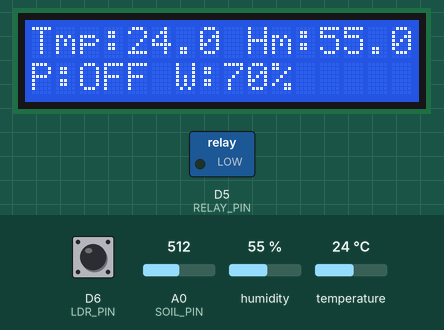
Recording of a sketch running on a simulated ESP8266 (NodeMCU). Shown: 16×2 character LCD, switched loads named in the sketch (green lamp = pin HIGH). Inputs (shaded band) come from the test bench; at power-on: A0 (SOIL_PIN) = 512, humidity 55 %, temperature 24 °C, D6 (LDR_PIN) HIGH. WiFi joins after 1.5 s; servers stay silent unless stated; web services answer with replies made up by the test bench; what the sketch prints to the serial monitor is not drawn.

Above: at 6.8 s.
6.9 s: A0 (SOIL_PIN) set to 754
At 8.1 s:
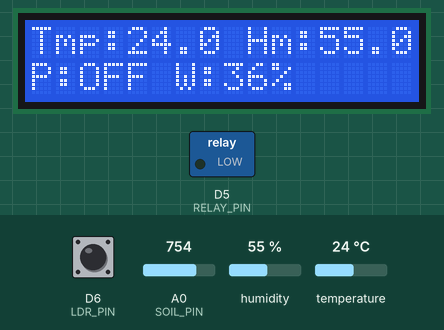
8.4 s: A0 (SOIL_PIN) set to 779
At 8.9 s:
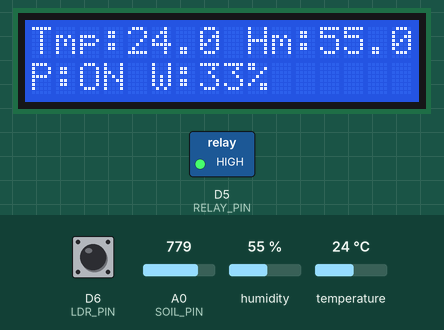
9.9 s: humidity set to 22 %
At 12.8 s:
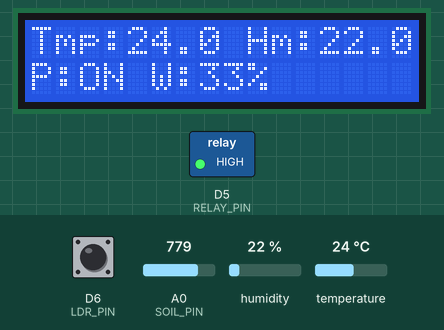
13.2 s: temperature set to 12 °C
At 14.2 s:
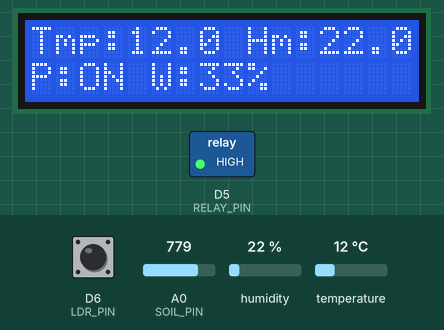
15.2 s: humidity set to 40 %
At 16.7 s:
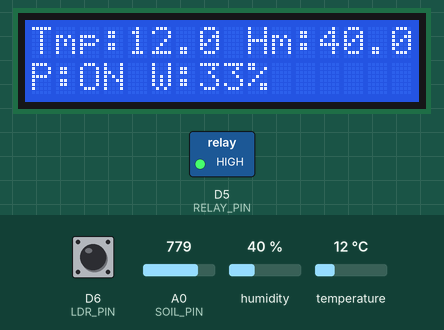
17.3 s: A0 (SOIL_PIN) set to 716
At 18.2 s:
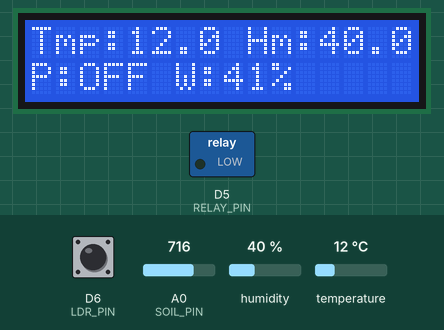
Timing chart, 0 to 19.8 s (numbered marks = the images above; inputs shaded):
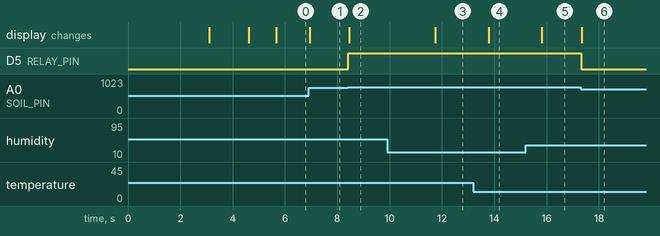

Measured:
- the behaviour switches between 766 and 767 on A0 (SOIL_PIN) (found by bisection; images 1 and 2)
- after the input at 6.9 s, the display: changes after 0.06 s (image 1)
- after the input at 8.4 s, D5 (RELAY_PIN): LOW → HIGH at once; the display: changes after 0.05 s (image 2)
- after the input at 9.9 s, the display: changes after 1.9 s (image 3)
- after the input at 13.2 s, the display: changes after 0.58 s (image 4)
- after the input at 15.2 s, the display: changes after 0.61 s (image 5)
- after the input at 17.3 s, D5 (RELAY_PIN): HIGH → LOW at once; the display: changes after 0.05 s (image 6)

The sketch:

IOT_SYSTEM.ino
```cpp
#include <ESP8266HTTPClient.h>
#include <ESP8266WiFi.h>
#include <ESP8266WebServer.h>
#include <Wire.h>
#include <LiquidCrystal_I2C.h>
#include <DHT.h>

const char* ssid_sta = "SHASHI";
const char* password_sta = "12345678";

const char* ssid = "PLANT_STRESS";
const char* password = "12345678";

ESP8266WebServer server(80);

LiquidCrystal_I2C lcd(0x27, 16, 2);

#define DHTPIN D7
#define DHTTYPE DHT11
DHT dht(DHTPIN, DHTTYPE);

#define SOIL_PIN A0
#define LDR_PIN D6
#define RELAY_PIN D5

float temperature = 0;
float humidity = 0;
int waterRaw = 0;
int waterPercent = 0;
int ldrState = 0;

String plantStatus = "NORMAL";
String ldrStatus = "Dim";
String pumpStatus = "OFF";
void handleRoot();
void handleData();
void setup() {
  Serial.begin(9600);

  pinMode(LDR_PIN, INPUT);
  pinMode(RELAY_PIN, OUTPUT);

  digitalWrite(RELAY_PIN, LOW);

  lcd.init();
  lcd.backlight();

  lcd.setCursor(0, 0);
  lcd.print("IOT PLANT STRESS");
  lcd.setCursor(0, 1);
  lcd.print("MONITORING SYSTM");
  delay(3000);
  lcd.clear();

  dht.begin();

  // 🔥 NEW WIFI CONFIG
  WiFi.mode(WIFI_AP_STA);

  WiFi.softAPConfig(
    IPAddress(192,168,4,1),
    IPAddress(192,168,4,1),
    IPAddress(255,255,255,0)
  );
  WiFi.softAP(ssid, password);

  Serial.print("AP IP: ");
  Serial.println(WiFi.softAPIP());

  WiFi.begin(ssid_sta, password_sta);

  // Serial.print("Connecting to Internet");
  while (WiFi.status() != WL_CONNECTED) {
    delay(500);
    Serial.print(".");
  }

  Serial.println("\nConnected to Internet");
  Serial.print("STA IP: ");
  Serial.println(WiFi.localIP());

  lcd.print("WiFi Started");
  delay(1000);
  lcd.clear();

  server.on("/", handleRoot);
  server.on("/data", handleData);
  server.begin();

  Serial.println("Server Started");
}

void loop() {

  server.handleClient();

  float t = dht.readTemperature();
  float h = dht.readHumidity();

  if (!isnan(t) && !isnan(h)) {
    temperature = t;
    humidity = h;
  }
  waterRaw = analogRead(SOIL_PIN);

  waterPercent = map(waterRaw, 1023, 300, 0, 100);
  waterPercent = constrain(waterPercent, 0, 100);

  ldrState = digitalRead(LDR_PIN);
  ldrStatus = (ldrState == 0) ? "Bright" : "Dim";

  if (waterPercent < 35 || temperature > 40) {
    plantStatus = "STRESS";
  } else {
    plantStatus = "NORMAL";
  }

if (waterPercent < 35) {
  digitalWrite(RELAY_PIN, HIGH);
  pumpStatus = "ON";
} else {
  digitalWrite(RELAY_PIN, LOW);
  pumpStatus = "OFF";
}

  lcd.setCursor(0, 0);
  lcd.print("Tmp:");
  lcd.print(temperature, 1);
  lcd.print(" Hm:");
  lcd.print(humidity, 1);
  lcd.print(" ");

  lcd.setCursor(0, 1);
  lcd.print("P:");
  lcd.print(pumpStatus);
  lcd.print(" W:");
  lcd.print(waterPercent);
  lcd.print("%   ");
  //delay(500);

  static unsigned long lastUpdate = 0;

  if (millis() - lastUpdate > 15000) {  // every 15 sec
    lastUpdate = millis();
    if (WiFi.status() == WL_CONNECTED) {
  WiFiClient client;
  HTTPClient http;

  String url = "http://api.thingspeak.com/update?api_key=KC6WQRM813K0VBLH";
  url += "&field1=" + String(temperature);
  url += "&field2=" + String(humidity);
  url += "&field3=" + String(waterPercent);
  url += "&field4=" + String(ldrState);

  http.begin(client, url);
  int httpCode = http.GET();

  Serial.print("ThingSpeak Response: ");
  Serial.println(httpCode);

  http.end();
}
  }
}

void handleRoot() {

String page = R"rawliteral(
<!DOCTYPE html>
<html>
<head>
<meta charset="UTF-8">
<meta name="viewport" content="width=device-width, initial-scale=1">

<title>Plant Monitoring Dashboard</title>

<style>

body{
margin:0;
font-family:'Segoe UI',sans-serif;
background:linear-gradient(135deg,#4ade80,#22c55e);
display:flex;
justify-content:center;
align-items:flex-start;
min-height:100vh;
padding:20px;
transition:0.3s;
}

.dark{
background:#0f172a;
color:white;
}

.container{
width:95%;
max-width:1000px;
background:white;
padding:20px;
border-radius:20px;
box-shadow:0 15px 40px rgba(0,0,0,0.2);
transition:0.3s;
}

.dark .container{
background:#1e293b;
}

.title{
text-align:center;
font-size:22px;
font-weight:bold;
margin-bottom:15px;
}

.grid{
display:grid;
grid-template-columns:repeat(2,1fr);
gap:12px;
}

.card{
background:#f0fdf4;
padding:15px;
border-radius:12px;
text-align:center;
}

.dark .card{
background:#334155;
}

.value{
font-size:22px;
font-weight:bold;
}

/* 🔔 Notification Banner */
.banner{
display:none;
margin-bottom:10px;
padding:10px;
border-radius:10px;
text-align:center;
font-weight:bold;
}

.banner.stress{
display:block;
background:#fecaca;
color:#7f1d1d;
}

.banner.normal{
display:block;
background:#bbf7d0;
color:#065f46;
}

.status{
margin-top:15px;
padding:12px;
text-align:center;
border-radius:10px;
font-weight:bold;
}

.NORMAL{background:#bbf7d0;}
.STRESS{background:#fecaca;}

.tabs{
margin-top:15px;
display:flex;
gap:10px;
justify-content:center;
}

.tab{
padding:8px 12px;
background:#e2e8f0;
border-radius:8px;
cursor:pointer;
}

.graph{
margin-top:15px;
}

iframe{
width:100%;
height:250px;
border:none;
border-radius:10px;
}

.toggle{
position:absolute;
top:20px;
right:20px;
cursor:pointer;
}

</style>
</head>

<body>

<div class="toggle" onclick="toggleDark()">🌙</div>

<div class="container">

<div class="title">
🌿 Renewable Energy Powered IoT System for Plant Water Stress Monitoring
</div>

<!-- 🔔 Notification Banner -->
<div id="banner" class="banner normal">
System is Normal 🌿
</div>

<div class="grid">

<div class="card">
<div>🌡 Temp</div>
<div class="value" id="temp">--</div>
</div>

<div class="card">
<div>💧 Humidity</div>
<div class="value" id="humi">--</div>
</div>

<div class="card">
<div>🌱 Plant Water</div>
<div class="value" id="soil">--</div>
</div>

<div class="card">
<div>☀ Light</div>
<div class="value" id="ldr">--</div>
</div>

<div class="card">
<div>🚰 Pump</div>
<div class="value" id="pump">--</div>
</div>

</div>

<div id="statusBox" class="status NORMAL">
🌿 Status: <span id="status">Loading</span>
</div>

<!-- 📊 Graph Tabs -->
<div class="tabs">
<div class="tab" onclick="loadGraph(1)">Temp</div>
<div class="tab" onclick="loadGraph(2)">Humidity</div>
<div class="tab" onclick="loadGraph(3)">Water</div>
<div class="tab" onclick="loadGraph(4)">Light</div>
</div>

<div class="graph">
<iframe id="graphFrame"
src="https://thingspeak.com/channels/3325561/charts/3"></iframe>
</div>

</div>

<script>

function update(){
fetch('/data')
.then(res=>res.json())
.then(data=>{

document.getElementById("temp").innerText=data.temp+"°C";
document.getElementById("humi").innerText=data.humi+"%";
document.getElementById("soil").innerText=data.soil+"%";
document.getElementById("ldr").innerText=data.ldr;
document.getElementById("pump").innerText=data.pump;

document.getElementById("status").innerText=data.status;

let box=document.getElementById("statusBox");
box.className="status "+data.status;

/* 🔔 Banner Logic */
let banner = document.getElementById("banner");

if(data.status === "STRESS"){
banner.className = "banner stress";
banner.innerText = "⚠️ Plant is in STRESS!";
} else {
banner.className = "banner normal";
banner.innerText = "🌿 System is Normal";
}

});
}

function loadGraph(field){
document.getElementById("graphFrame").src =
"https://thingspeak.com/channels/3325561/charts/"+field;
}

function toggleDark(){
document.body.classList.toggle("dark");
}

setInterval(update,2000);
update();

</script>

</body>
</html>
)rawliteral";

server.send(200, "text/html", page);
}

void handleData() {
  String json = "{";
  json += "\"temp\":\"" + String(temperature, 1) + "\",";
  json += "\"humi\":\"" + String(humidity) + "\",";
  json += "\"soil\":\"" + String(waterPercent) + "\",";
  json += "\"ldr\":\"" + ldrStatus + "\",";
  json += "\"status\":\"" + plantStatus + "\",";
  json += "\"pump\":\"" + pumpStatus + "\"";
  json += "}";
  server.send(200, "application/json", json);
}
```
